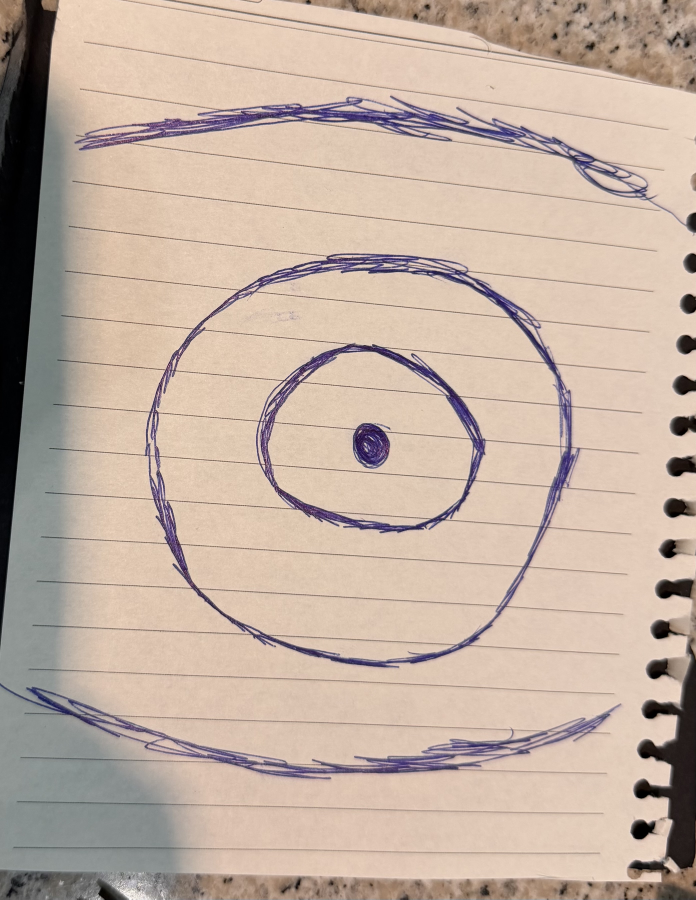
#> input picture training/bullseye_photo.jpg, 2784 x 3597 px (shown at 1/4 size)
$ python -i make_dataset.py   (imports and definitions only)
#> lines starting #> are read from the running program, lines starting #| are printed output that depends on the picture
#> further down, picture is the input picture: shape (3597, 2784, 3); mean B, G, R 161.8, 175.5, 194.4
"""
Build a YOLO dataset of your bullseye page without labeling anything by hand.

Run label_video.py first. It gives us:
  - real/images + real/labels   real video frames with the page boxed
  - real/cutouts                the page cut out of those frames

This script then makes:
  - the real frames themselves (the last 20% of each video is held back to test on)
  - thousands of generated images: real cut-out pages pasted at random sizes
    (tiny to big), angles, lighting, blur and noise onto real frames, your
    backgrounds/ photos/videos, or random clutter with decoy circles and
    blank paper. Boxes are known because we placed the pages ourselves.

Run:
  /Users/anmolbhatt/.pyenv/versions/3.10.13/bin/python training/make_dataset.py
"""
import argparse
import glob
import os
import random
import shutil

import cv2
import numpy as np

HERE = os.path.dirname(os.path.abspath(__file__))
REAL = os.path.join(HERE, "real")
OUT = os.path.join(HERE, "dataset")
SIZE = 640
HOLDOUT = 0.2                     # last part of each video, kept for testing only
REAL_REPEAT = 3                   # real frames are worth more than generated ones

MIN_PX, MAX_PX = 14, 600          # page size range in a 640 image (small ones matter most)


# ---------------- inputs ----------------
# [45 lines left out: functions load_templates, load_real, load_backgrounds, not called in this run]


# ---------------- backgrounds ----------------
def rand_color():
    return tuple(int(v) for v in np.random.randint(0, 256, 3))


# [134 lines left out: functions synthetic_background, paper_decoy, crop_real, shrink_real, background, paste, not called in this run]


def finish(im):
    """Camera-ish degradation over the whole frame."""
    im = im.astype(np.float32)
    im = im * random.uniform(.7, 1.3) + random.uniform(-30, 30)
    if random.random() < .5:
        im += np.random.normal(0, random.uniform(2, 10), im.shape)
    im = np.clip(im, 0, 255).astype(np.uint8)
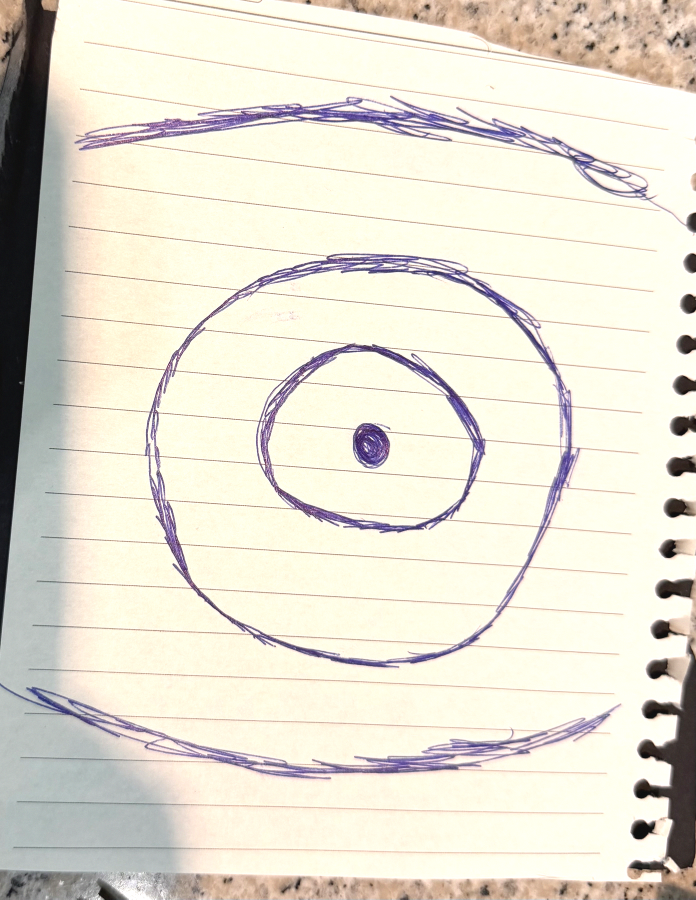
#> im: shape (3597, 2784, 3) (shown at 1/4 size); mean B, G, R 210.2, 223.6, 228.1
    r = random.random()
    if r < .3:
        im = cv2.GaussianBlur(im, (0, 0), random.uniform(.5, 1.8))
    elif r < .45:
        k = random.randint(3, 9)
        kern = np.zeros((k, k), np.float32)
        kern[k // 2, :] = 1 / k
        M = cv2.getRotationMatrix2D((k / 2, k / 2), random.uniform(0, 180), 1)
        im = cv2.filter2D(im, -1, cv2.warpAffine(kern, M, (k, k)))
    ok, buf = cv2.imencode(".jpg", im, [cv2.IMWRITE_JPEG_QUALITY, random.randint(40, 95)])
    return cv2.imdecode(buf, cv2.IMREAD_COLOR)


# [64 lines left out: functions make_image, write, main, not called in this run]


# [2 lines not run here, left out]

>>> import cv2
>>> picture = cv2.imread('bullseye_photo.jpg')
>>> result = finish(picture)
